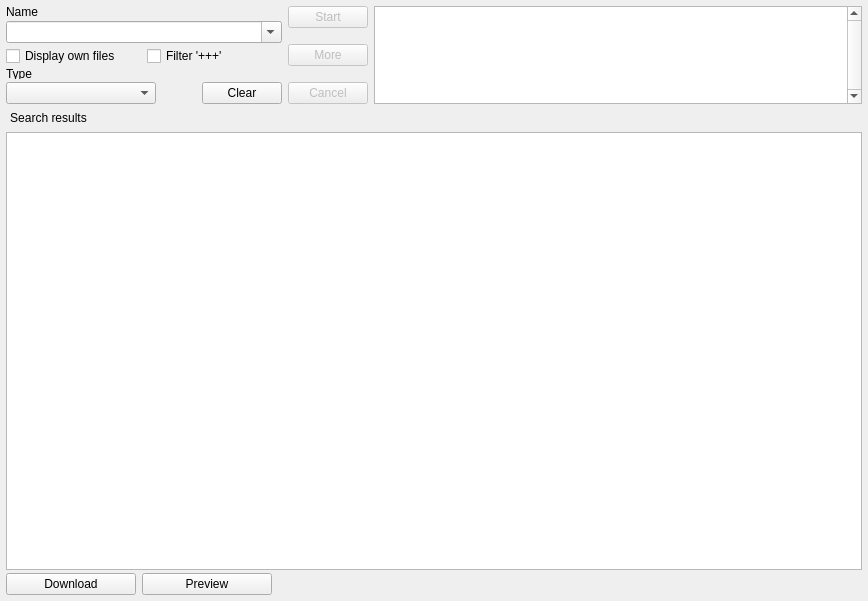
<?xml version="1.0" encoding="UTF-8"?>
<ui version="4.0">
 <class>search_widget</class>
 <widget class="QWidget" name="search_widget">
  <property name="geometry">
   <rect>
    <x>0</x>
    <y>0</y>
    <width>868</width>
    <height>601</height>
   </rect>
  </property>
  <property name="windowTitle">
   <string>search_widget</string>
  </property>
  <layout class="QVBoxLayout" name="verticalLayout">
   <property name="spacing">
    <number>3</number>
   </property>
   <property name="margin">
    <number>6</number>
   </property>
   <item>
    <layout class="QHBoxLayout" name="horizontalLayout_5">
     <item>
      <layout class="QVBoxLayout" name="verticalLayout_3">
       <property name="spacing">
        <number>3</number>
       </property>
       <item>
        <widget class="QLabel" name="label">
         <property name="minimumSize">
          <size>
           <width>0</width>
           <height>12</height>
          </size>
         </property>
         <property name="maximumSize">
          <size>
           <width>16777215</width>
           <height>12</height>
          </size>
         </property>
         <property name="text">
          <string>Name</string>
         </property>
        </widget>
       </item>
       <item>
        <widget class="QComboBox" name="comboName">
         <property name="sizePolicy">
          <sizepolicy hsizetype="Preferred" vsizetype="Fixed">
           <horstretch>0</horstretch>
           <verstretch>0</verstretch>
          </sizepolicy>
         </property>
         <property name="minimumSize">
          <size>
           <width>0</width>
           <height>0</height>
          </size>
         </property>
         <property name="maximumSize">
          <size>
           <width>16777215</width>
           <height>16777215</height>
          </size>
         </property>
         <property name="editable">
          <bool>true</bool>
         </property>
        </widget>
       </item>
       <item>
        <layout class="QHBoxLayout" name="horizontalLayout_6">
         <property name="sizeConstraint">
          <enum>QLayout::SetDefaultConstraint</enum>
         </property>
         <item>
          <widget class="QCheckBox" name="checkOwn">
           <property name="sizePolicy">
            <sizepolicy hsizetype="Preferred" vsizetype="Fixed">
             <horstretch>0</horstretch>
             <verstretch>0</verstretch>
            </sizepolicy>
           </property>
           <property name="minimumSize">
            <size>
             <width>0</width>
             <height>0</height>
            </size>
           </property>
           <property name="maximumSize">
            <size>
             <width>16777215</width>
             <height>16777215</height>
            </size>
           </property>
           <property name="text">
            <string>Display own files</string>
           </property>
           <property name="tristate">
            <bool>false</bool>
           </property>
          </widget>
         </item>
         <item>
          <widget class="QCheckBox" name="checkPlus">
           <property name="sizePolicy">
            <sizepolicy hsizetype="Preferred" vsizetype="Fixed">
             <horstretch>0</horstretch>
             <verstretch>0</verstretch>
            </sizepolicy>
           </property>
           <property name="maximumSize">
            <size>
             <width>16777215</width>
             <height>16777215</height>
            </size>
           </property>
           <property name="text">
            <string>Filter '+++'</string>
           </property>
          </widget>
         </item>
        </layout>
       </item>
       <item>
        <widget class="QLabel" name="label_2">
         <property name="sizePolicy">
          <sizepolicy hsizetype="Preferred" vsizetype="Preferred">
           <horstretch>0</horstretch>
           <verstretch>0</verstretch>
          </sizepolicy>
         </property>
         <property name="minimumSize">
          <size>
           <width>0</width>
           <height>10</height>
          </size>
         </property>
         <property name="maximumSize">
          <size>
           <width>16777215</width>
           <height>10</height>
          </size>
         </property>
         <property name="text">
          <string>Type</string>
         </property>
        </widget>
       </item>
       <item>
        <layout class="QHBoxLayout" name="horizontalLayout_7">
         <item>
          <widget class="QComboBox" name="comboType">
           <property name="sizePolicy">
            <sizepolicy hsizetype="Minimum" vsizetype="Fixed">
             <horstretch>0</horstretch>
             <verstretch>0</verstretch>
            </sizepolicy>
           </property>
           <property name="minimumSize">
            <size>
             <width>150</width>
             <height>0</height>
            </size>
           </property>
          </widget>
         </item>
         <item>
          <spacer name="horizontalSpacer">
           <property name="orientation">
            <enum>Qt::Horizontal</enum>
           </property>
           <property name="sizeType">
            <enum>QSizePolicy::Minimum</enum>
           </property>
           <property name="sizeHint" stdset="0">
            <size>
             <width>40</width>
             <height>20</height>
            </size>
           </property>
          </spacer>
         </item>
         <item>
          <widget class="QPushButton" name="btnClear">
           <property name="sizePolicy">
            <sizepolicy hsizetype="Fixed" vsizetype="Fixed">
             <horstretch>0</horstretch>
             <verstretch>0</verstretch>
            </sizepolicy>
           </property>
           <property name="text">
            <string>Clear</string>
           </property>
          </widget>
         </item>
        </layout>
       </item>
      </layout>
     </item>
     <item>
      <layout class="QVBoxLayout" name="verticalLayout_4">
       <property name="sizeConstraint">
        <enum>QLayout::SetDefaultConstraint</enum>
       </property>
       <item alignment="Qt::AlignTop">
        <widget class="QPushButton" name="btnStart">
         <property name="enabled">
          <bool>false</bool>
         </property>
         <property name="sizePolicy">
          <sizepolicy hsizetype="Fixed" vsizetype="Fixed">
           <horstretch>0</horstretch>
           <verstretch>0</verstretch>
          </sizepolicy>
         </property>
         <property name="minimumSize">
          <size>
           <width>80</width>
           <height>0</height>
          </size>
         </property>
         <property name="maximumSize">
          <size>
           <width>80</width>
           <height>16777215</height>
          </size>
         </property>
         <property name="text">
          <string>Start</string>
         </property>
         <property name="flat">
          <bool>false</bool>
         </property>
        </widget>
       </item>
       <item>
        <widget class="QPushButton" name="btnMore">
         <property name="enabled">
          <bool>false</bool>
         </property>
         <property name="sizePolicy">
          <sizepolicy hsizetype="Fixed" vsizetype="Fixed">
           <horstretch>0</horstretch>
           <verstretch>0</verstretch>
          </sizepolicy>
         </property>
         <property name="minimumSize">
          <size>
           <width>80</width>
           <height>0</height>
          </size>
         </property>
         <property name="maximumSize">
          <size>
           <width>80</width>
           <height>16777215</height>
          </size>
         </property>
         <property name="text">
          <string>More</string>
         </property>
        </widget>
       </item>
       <item alignment="Qt::AlignBottom">
        <widget class="QPushButton" name="btnCancel">
         <property name="enabled">
          <bool>false</bool>
         </property>
         <property name="sizePolicy">
          <sizepolicy hsizetype="Fixed" vsizetype="Fixed">
           <horstretch>0</horstretch>
           <verstretch>0</verstretch>
          </sizepolicy>
         </property>
         <property name="minimumSize">
          <size>
           <width>80</width>
           <height>0</height>
          </size>
         </property>
         <property name="maximumSize">
          <size>
           <width>80</width>
           <height>16777215</height>
          </size>
         </property>
         <property name="text">
          <string>Cancel</string>
         </property>
        </widget>
       </item>
      </layout>
     </item>
     <item>
      <widget class="QTableWidget" name="tableCond">
       <property name="sizePolicy">
        <sizepolicy hsizetype="Expanding" vsizetype="Ignored">
         <horstretch>0</horstretch>
         <verstretch>0</verstretch>
        </sizepolicy>
       </property>
       <property name="maximumSize">
        <size>
         <width>16777215</width>
         <height>16777215</height>
        </size>
       </property>
       <property name="verticalScrollBarPolicy">
        <enum>Qt::ScrollBarAlwaysOn</enum>
       </property>
       <property name="columnCount">
        <number>2</number>
       </property>
       <attribute name="horizontalHeaderVisible">
        <bool>false</bool>
       </attribute>
       <attribute name="horizontalHeaderStretchLastSection">
        <bool>true</bool>
       </attribute>
       <attribute name="verticalHeaderVisible">
        <bool>false</bool>
       </attribute>
       <attribute name="verticalHeaderDefaultSectionSize">
        <number>18</number>
       </attribute>
       <attribute name="verticalHeaderMinimumSectionSize">
        <number>18</number>
       </attribute>
       <column/>
       <column/>
      </widget>
     </item>
    </layout>
   </item>
   <item>
    <layout class="QHBoxLayout" name="horizontalLayout">
     <item>
      <widget class="QPushButton" name="btnResults">
       <property name="sizePolicy">
        <sizepolicy hsizetype="Preferred" vsizetype="Fixed">
         <horstretch>0</horstretch>
         <verstretch>0</verstretch>
        </sizepolicy>
       </property>
       <property name="minimumSize">
        <size>
         <width>0</width>
         <height>0</height>
        </size>
       </property>
       <property name="maximumSize">
        <size>
         <width>16777215</width>
         <height>16777215</height>
        </size>
       </property>
       <property name="layoutDirection">
        <enum>Qt::LeftToRight</enum>
       </property>
       <property name="text">
        <string>Search results</string>
       </property>
       <property name="icon">
        <iconset resource="Icons/emule/emule.qrc">
         <normaloff>:/emule/search/SearchResults.ico</normaloff>:/emule/search/SearchResults.ico</iconset>
       </property>
       <property name="flat">
        <bool>true</bool>
       </property>
      </widget>
     </item>
     <item>
      <spacer name="horizontalSpacer_2">
       <property name="orientation">
        <enum>Qt::Horizontal</enum>
       </property>
       <property name="sizeHint" stdset="0">
        <size>
         <width>40</width>
         <height>20</height>
        </size>
       </property>
      </spacer>
     </item>
    </layout>
   </item>
   <item>
    <layout class="QHBoxLayout" name="horizontalLayoutTabs"/>
   </item>
   <item>
    <widget class="QTreeView" name="treeResult">
     <property name="editTriggers">
      <set>QAbstractItemView::NoEditTriggers</set>
     </property>
     <property name="selectionMode">
      <enum>QAbstractItemView::MultiSelection</enum>
     </property>
     <property name="selectionBehavior">
      <enum>QAbstractItemView::SelectRows</enum>
     </property>
     <property name="rootIsDecorated">
      <bool>false</bool>
     </property>
     <property name="itemsExpandable">
      <bool>false</bool>
     </property>
     <property name="sortingEnabled">
      <bool>true</bool>
     </property>
     <attribute name="headerShowSortIndicator" stdset="0">
      <bool>true</bool>
     </attribute>
    </widget>
   </item>
   <item>
    <layout class="QHBoxLayout" name="horizontalLayout_2">
     <item>
      <widget class="QPushButton" name="btnDownload">
       <property name="sizePolicy">
        <sizepolicy hsizetype="Fixed" vsizetype="Fixed">
         <horstretch>0</horstretch>
         <verstretch>0</verstretch>
        </sizepolicy>
       </property>
       <property name="minimumSize">
        <size>
         <width>130</width>
         <height>0</height>
        </size>
       </property>
       <property name="maximumSize">
        <size>
         <width>130</width>
         <height>16777215</height>
        </size>
       </property>
       <property name="text">
        <string>Download</string>
       </property>
      </widget>
     </item>
     <item>
      <widget class="QPushButton" name="btnPreview">
       <property name="sizePolicy">
        <sizepolicy hsizetype="Fixed" vsizetype="Fixed">
         <horstretch>0</horstretch>
         <verstretch>0</verstretch>
        </sizepolicy>
       </property>
       <property name="minimumSize">
        <size>
         <width>130</width>
         <height>0</height>
        </size>
       </property>
       <property name="maximumSize">
        <size>
         <width>130</width>
         <height>16777215</height>
        </size>
       </property>
       <property name="text">
        <string>Preview</string>
       </property>
      </widget>
     </item>
     <item>
      <spacer name="horizontalSpacer_3">
       <property name="orientation">
        <enum>Qt::Horizontal</enum>
       </property>
       <property name="sizeHint" stdset="0">
        <size>
         <width>40</width>
         <height>20</height>
        </size>
       </property>
      </spacer>
     </item>
    </layout>
   </item>
  </layout>
 </widget>
 <layoutdefault spacing="6" margin="11"/>
 <resources>
  <include location="Icons/emule/emule.qrc"/>
 </resources>
 <connections/>
</ui>
